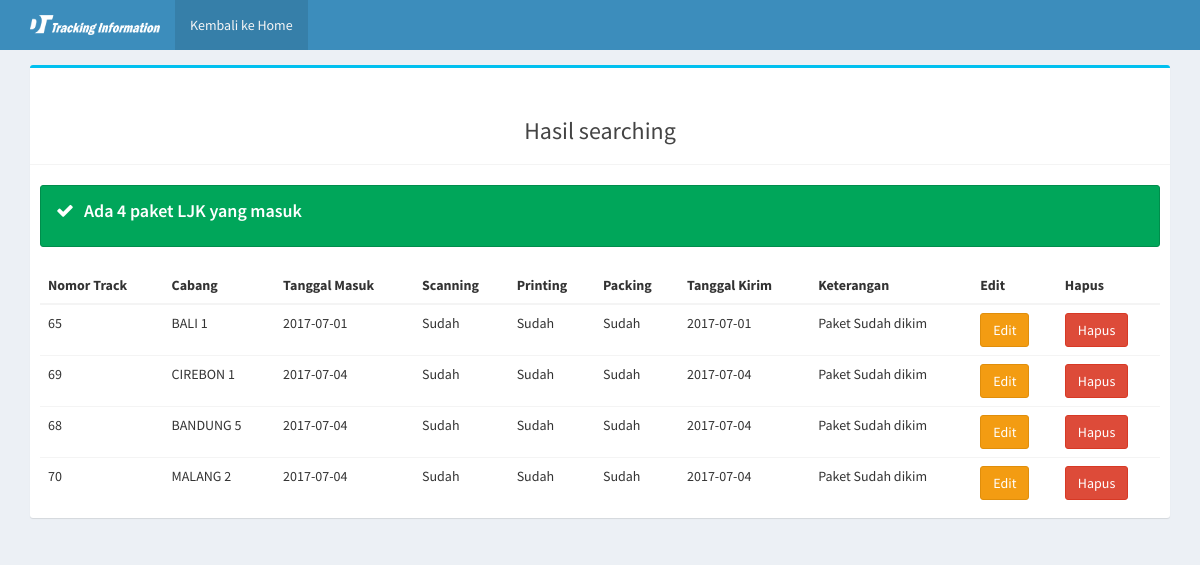
Page /admin/search_exe.php on the committed database.
### tables this page shows
CREATE TABLE IF NOT EXISTS `utama` (
  `id_cabang` int(11) NOT NULL auto_increment,
  `no_kirim` varchar(30) NOT NULL,
  `cabang` varchar(50) NOT NULL,
  `via` varchar(50) NOT NULL,
  `tgl_masuk` date NOT NULL,
  `scanning` varchar(40) NOT NULL,
  `printing` varchar(40) NOT NULL,
  `packing` varchar(40) NOT NULL,
  `tgl_kirim` date NOT NULL,
  `tgl_terima` date NOT NULL,
  `ket` text NOT NULL,
  PRIMARY KEY  (`id_cabang`)
);

### admin/search_exe.php (the view, shortened to what this page needs)
<!DOCTYPE html>
<html>
<head>
  <link rel="stylesheet" href="bootstrap/css/bootstrap.min.css">
  <link rel="stylesheet" href="https://cdnjs.cloudflare.com/ajax/libs/font-awesome/4.5.0/css/font-awesome.min.css">
  <link rel="stylesheet" href="https://cdnjs.cloudflare.com/ajax/libs/ionicons/2.0.1/css/ionicons.min.css">
  <link rel="stylesheet" href="dist/css/AdminLTE.min.css">
  <link rel="stylesheet" href="dist/css/skins/_all-skins.min.css">
</head>
<body class="hold-transition skin-blue layout-top-nav">
<div class="wrapper">
  <header class="main-header">
    <nav class="navbar navbar-static-top">
      <div class="container">
        <div class="navbar-header">
          <a href="home.php" class="navbar-brand"><img src="../images/logo.png" height="20" width="130"></a>
        </div>
        <div class="collapse navbar-collapse pull-left" id="navbar-collapse">
          <ul class="nav navbar-nav">
            <li class="active"><a href="home.php">Kembali ke Home <span class="sr-only">(current)</span></a></li>
          </ul>
        </div>
	</div>
      </div>
  <div class="content-wrapper">
    <div class="container">
      <section class="content-header">
      </section>
	  <div class="box box-info">
            <div class="box-header with-border">
             <center><h3>Hasil searching</h3></center>
            </div>
            <div class="box-body">
              <div class="table-responsive">
                <table class="table no-margin">
                  <thead>
                  <tr>
				    <th>Nomor Track</th>
                    <th>Cabang</th>
                    <th>Tanggal Masuk</th>
                    <th>Scanning</th>
				    <th>Printing</th>
					<th>Packing</th>
                    <th>Tanggal Kirim</th>
					<th>Keterangan</th>
					<th>Edit</th>
					<th>Hapus</th>
                  </tr>
                  </thead>
                  <tbody>
                  <tr>
<?php
$cabang= $_POST['cabang'];
$q = "SELECT * from utama where cabang like '%$cabang%' ";
$result = mysql_query($q);
echo "<center>";
while ($data = mysql_fetch_array($result)) {
echo "
<tr>
<td>".$data['id_cabang']."</td>
<td>".$data['cabang']."</td>
<td>".$data['tgl_masuk']."</td>
<td>".$data['scanning']."</td>
<td>".$data['printing']."</td>
<td>".$data['packing']."</td>
<td>".$data['tgl_masuk']."</td>
<td>".$data['ket']."</td>
<td><a class='btn btn-warning' href=edit.php?id_cabang=".$data['id_cabang'].">Edit</td>
<td><a class='btn btn-danger' href=edit.php?id_cabang=".$data['id_cabang'].">Hapus</td>
</tr>";
}
  $jumlah = mysql_num_rows($result);
  if ($jumlah > 0) {
    echo '<p><div class="alert alert-success alert-dismissible"><h4><i class="icon fa fa-check"></i>Ada '.$jumlah.' paket LJK yang masuk</h4></div></p>';
  }
  else {
    echo '<html><div class="alert alert-danger alert-dismissible">
                <h4><i class="icon fa fa-ban"></i>Mohon maaf, Data yang anda cari tidak ditemukan.</h4>
                 Silahkan periksa kata kunci anda kembali
              </div></html>';
  }
?>
</div>
</body>
</html>

### rows in the picture
utama: id_cabang "65", cabang "BALI 1", tgl_masuk "2017-07-01", scanning "Sudah", printing "Sudah", packing "Sudah", ket "Paket Sudah dikim"
utama: id_cabang "69", cabang "CIREBON 1", tgl_masuk "2017-07-04", scanning "Sudah", printing "Sudah", packing "Sudah", ket "Paket Sudah dikim"
utama: id_cabang "68", cabang "BANDUNG 5", tgl_masuk "2017-07-04", scanning "Sudah", printing "Sudah", packing "Sudah", ket "Paket Sudah dikim"
utama: id_cabang "70", cabang "MALANG 2", tgl_masuk "2017-07-04", scanning "Sudah", printing "Sudah", packing "Sudah", ket "Paket Sudah dikim"

### other values in the picture
$jumlah "4"
